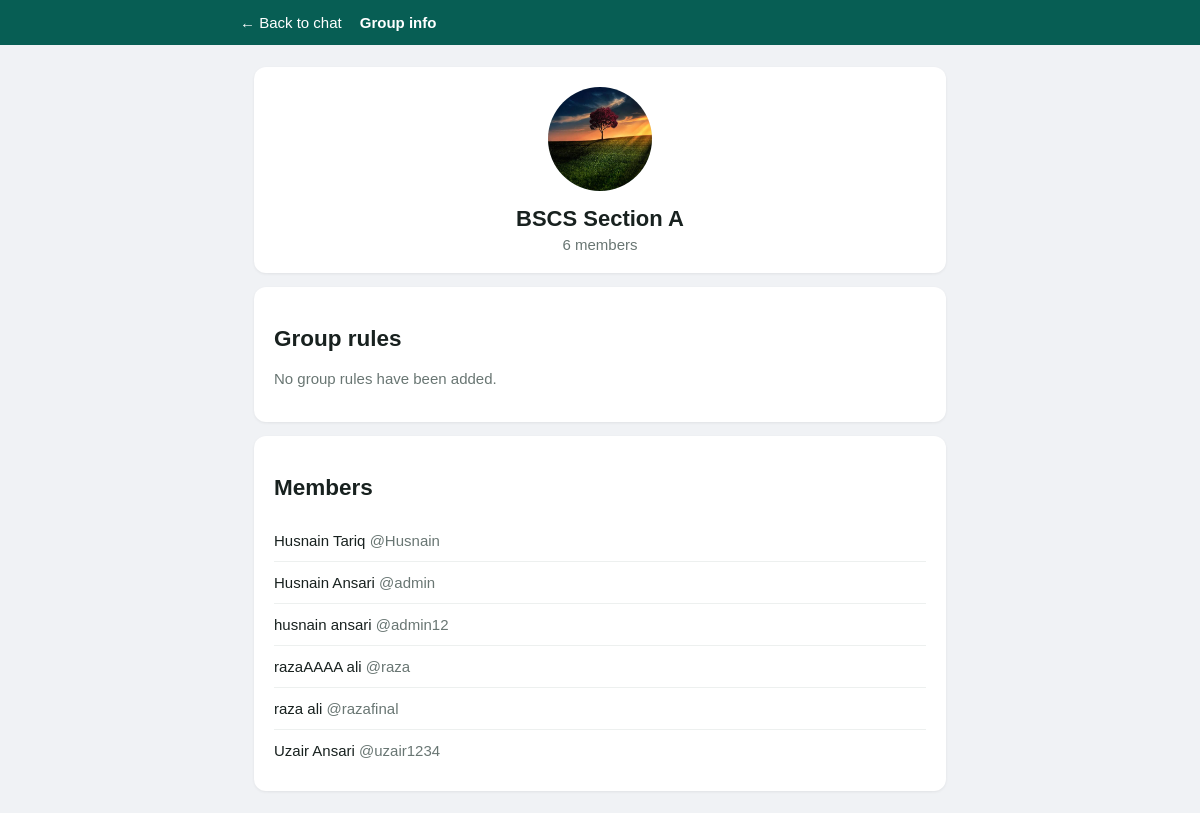
/chat/groups/1/details/ (signed in), run on the app's committed database.
### chat/models.py (models this page shows, shortened)
class Group(models.Model):
    name = models.CharField(max_length=100)
    members = models.ManyToManyField(User, related_name='chat_groups')
    icon = models.FileField(upload_to='group_icons/', blank=True, null=True)
    rules = models.TextField(blank=True)
    created_at = models.DateTimeField(auto_now_add=True)

### chat/views.py (the view, shortened to what this page needs)
# urls.py: path('groups/<int:group_id>/details/', views.group_details, name='group_details'),
@login_required
def group_details(request, group_id):
    group = get_object_or_404(Group, id=group_id)
    if not _can_access_group(request.user, group):
        return redirect('group_list')
    can_manage = _can_manage_groups(request.user)
    contacts = User.objects.exclude(pk__in=group.members.values_list('pk', flat=True)).order_by('username')
    return render(request, 'chat/group_details.html', {
        'group': group,
        'can_manage': can_manage,
        'contacts': contacts,
        'members': group.members.order_by('username'),
    })

### chat/views.py (called while the page is built)
def _can_manage_groups(user):
    return user.is_authenticated and user.username == 'razafinal'

def _can_access_group(user, group):
    return _can_manage_groups(user) or group.members.filter(pk=user.pk).exists()

### chat/templates/chat/group_details.html (shortened to what this page needs)
<!DOCTYPE html>
<html lang="en">
<head>
</head>
<body>
<header class="top"><a href="{% url 'group_room' group.id %}">← Back to chat</a><strong>Group info</strong></header>
<main class="wrap">
  <section class="card identity">
    {% if group.icon %}<img class="avatar" src="{{ group.icon.url }}" alt="Group icon">{% else %}<div class="avatar" style="margin:auto;display:grid;place-items:center;font-size:42px">👥</div>{% endif %}
    <h1>{{ group.name }}</h1><div class="muted">{{ group.members.count }} members</div>
  </section>
  <section class="card"><h2>Group rules</h2>{% if group.rules %}<p style="white-space:pre-wrap">{{ group.rules }}</p>{% else %}<p class="muted">No group rules have been added.</p>{% endif %}</section>
  <section class="card"><h2>Members</h2>{% for member in members %}<div class="row"><span>{{ member.get_full_name|default:member.username }} <span class="muted">@{{ member.username }}</span></span></div>{% endfor %}</section>
</main>
</body></html>

### chat/templates/chat/group_details.html (style rules this page uses)
* { box-sizing:border-box }
body { margin:0;background:#f0f2f5;font:15px Arial,sans-serif;color:#18211f }
.top { background:#075e54;color:#fff;padding:14px max(18px,calc((100% - 720px)/2));display:flex;gap:18px;align-items:center }
.top a { color:#fff;text-decoration:none }
.wrap { max-width:720px;margin:22px auto;padding:0 14px }
.card { background:#fff;border-radius:12px;padding:20px;margin-bottom:14px;box-shadow:0 1px 3px #0001 }
.identity { text-align:center }
.avatar { width:104px;height:104px;border-radius:50%;object-fit:cover;background:#dce9e5 }
.identity h1 { font-size:22px;margin:12px 0 4px }
.muted { color:#697673 }
.row { padding:12px 0;border-bottom:1px solid #edf0ef;display:flex;justify-content:space-between;align-items:center;gap:12px }
.row:last-child { border:0 }

### data on the page
Group: icon (picture), name "BSCS Section A", members.count "6"

### other printed values
{{ member.get_full_name|default:member.username }} "Husnain Tariq"
{{ member.username }} "Husnain"
{{ member.get_full_name|default:member.username }} "Husnain Ansari"
{{ member.username }} "admin"
{{ member.get_full_name|default:member.username }} "husnain ansari"
{{ member.username }} "admin12"
{{ member.get_full_name|default:member.username }} "razaAAAA ali"
{{ member.username }} "raza"
{{ member.get_full_name|default:member.username }} "raza ali"
{{ member.username }} "razafinal"
{{ member.get_full_name|default:member.username }} "Uzair Ansari"
{{ member.username }} "uzair1234"
